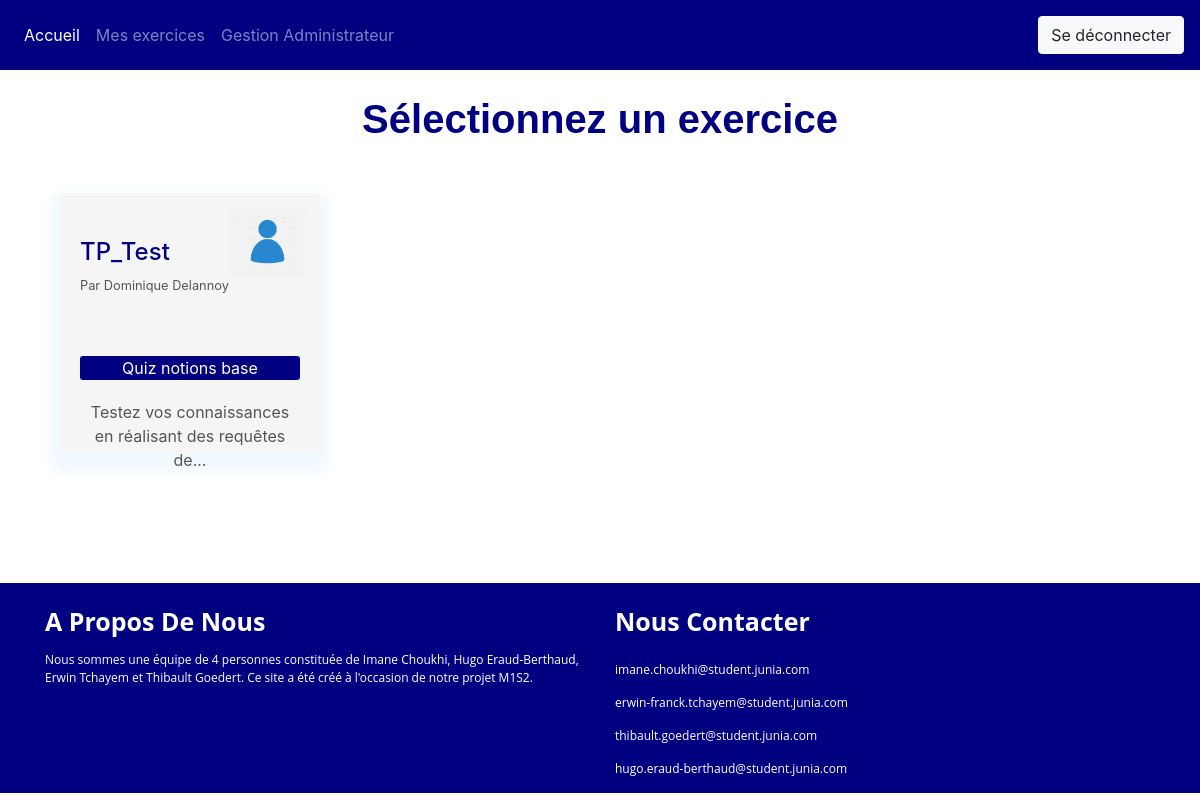
The page /index.php?page=exercice (signed in) on the database its author committed.
### tables this page shows
CREATE TABLE IF NOT EXISTS `tp` (
  `tp_id` int NOT NULL AUTO_INCREMENT,
  `tp_name` varchar(50) NOT NULL,
  `quiz_id` int NOT NULL,
  `equipe_id` int NOT NULL,
  PRIMARY KEY (`tp_id`),
  KEY `quiz_id` (`quiz_id`),
  KEY `equipe_id` (`equipe_id`)
);

CREATE TABLE IF NOT EXISTS `users` (
  `user_id` int NOT NULL AUTO_INCREMENT,
  `user_adress` varchar(50) DEFAULT NULL,
  `user_last_name` varchar(50) NOT NULL,
  `user_first_name` varchar(50) NOT NULL,
  `user_password` varchar(50) DEFAULT NULL,
  `user_role` tinyint DEFAULT NULL,
  `user_score` int DEFAULT '0',
  PRIMARY KEY (`user_id`)
);

CREATE TABLE IF NOT EXISTS `quiz` (
  `quiz_id` int NOT NULL AUTO_INCREMENT,
  `quiz_name` varchar(50) DEFAULT NULL,
  `quiz_difficulty` varchar(50) DEFAULT NULL,
  `quiz_description` varchar(1000) DEFAULT NULL,
  `user_id` int NOT NULL,
  `quiz_database` varchar(50) NOT NULL,
  `quiz_img` varchar(50) NOT NULL,
  PRIMARY KEY (`quiz_id`),
  KEY `user_id` (`user_id`)
);

### Controller/PDOFactory.php (called while the page is built)
<?php
	class BDD{
		private static $connexion;
			public static function get(){
			   if(!self::$connexion instanceof PDO){
			      self::$connexion = new PDO('mysql:host=localhost;dbname=db_project;charset=utf8', 'root', '');
			   }
			   return self::$connexion;
			}
	}

### View/exercice.php (the view)
<body>
	<?php
	if (isset($_GET["id"])){
		$messagebackup=backupManagement();
		if($_SESSION["question"]==-1){
			$_SESSION["question"]=0;
			if(checkFirstTime()==1){
				$userId=$_SESSION["user"];
			    $currentExerciceId=$_GET["id"];
			    $username=BDD::get()->query("SELECT `user_adress` FROM `users` WHERE `user_id`= $userId")->fetchAll();
			    $exoname=BDD::get()->query("SELECT `quiz_id` FROM `quiz` WHERE `quiz_id`= $currentExerciceId")->fetchAll();
			    $dbname=hash("MD5",$username[0]['user_adress']).$exoname[0]['quiz_id'];
			    $dbnameCorrec=$dbname."Correc";
				createBase($dbname);
				createBase($dbnameCorrec);
				$quizId=$_GET["id"];
				$quizname=BDD::get()->query("SELECT `quiz_database` FROM `quiz` WHERE `quiz_id`= $quizId")->fetchAll();
				$filename="DatabaseExercice\\".$quizname[0]["quiz_database"];
				importSqlFile($dbname,$filename);
    			importSqlFile($dbnameCorrec,$filename);
			}
		}elseif(isset($_POST["next"])){
			$_SESSION["question"]=$_SESSION["question"]+1;
		}elseif(isset($_POST["previous"]) and ($_SESSION["question"]>0)){
			$_SESSION["question"]=$_SESSION["question"]-1;
		}
		displayIntro();
		if (isset($_POST["reponse"])){
			include("Controller/correction.php");
			$userId=$_SESSION["user"];
			$currentExerciceId=$_GET["id"];
			$username=BDD::get()->query("SELECT `user_adress` FROM `users` WHERE `user_id`= $userId")->fetchAll();
			$exoname=BDD::get()->query("SELECT `quiz_id` FROM `quiz` WHERE `quiz_id`= $currentExerciceId")->fetchAll();
			$dbname=hash("MD5",$username[0]['user_adress']).$exoname[0]['quiz_id'];
			$dbnameCorrec=$dbname."Correc";
			$getQuizzId=$_GET["id"];
			$indexQuestion=$_SESSION["question"];
			$questionId=BDD::get()->query("SELECT `question_id` FROM `question` WHERE `quiz_id`= $getQuizzId")->fetchAll();
			$Id=$questionId[$indexQuestion]['question_id'];
			$testResultat=dataBaseComparision($dbname,$dbnameCorrec,$_POST["reponse"],$_GET['id'],$Id);
			if($testResultat[2]==1){
				$resultat=compareRequeteCorrection($dbname,$dbnameCorrec,$_POST["reponse"],$Id,$_GET['id']);
			}else{
				$resultat=$testResultat;
			}
			?>
			<br>
			<div class="title-box">
				<p><?php echo "  Votre requête : ".$_POST["reponse"]; ?></p>
				<p><?php echo " Résultat: ".$resultat[0]." - Points: ".$resultat[1];?></p>
		    </div>
			<?php
			writeUserAnswer($_POST["reponse"],$resultat[0],(int)$Id,(int)$userId,(int)$resultat[1], (int)$resultat[2], (int)$_GET['id']);
			?>
			<div id="bouton-question-exercice">
				<form action="index.php?page=exercice&id=<?php echo($_GET["id"]);?>" method="POST">
					<button class="button" name="previous">Question précédente</button>
				</form>
				<form action="index.php?page=exercice&id=<?php echo($_GET["id"]);?>" method="POST">
					<button class="button" name="next">Question suivante</button>
				</form>
				<form action="index.php?page=exercice&id=<?php echo($_GET["id"]);?>" method="POST">
					<button class="button" name="saveDb">Sauvergarder la base de donnée</button>
				</form>
				<form action="index.php?page=exercice&id=<?php echo($_GET["id"]);?>" method="POST">
					<button class="button" name="replaceDb">Remplacer par la dernière sauvergarde</button>
				</form>
			</div>
			<?php
			echo($messagebackup);
			?>
	<?php
		}else{
			$quiz=$_GET['id'];
			$limit=BDD::get()->query("SELECT COUNT(*) FROM `question` WHERE `quiz_id`= $quiz")->fetchAll();
			if($_SESSION['question']<((int)$limit[0][0])){
				$quiz=$_GET['id'];
				$user=$_SESSION['user'];
				$getQuizzId=$_GET["id"];
				$indexQuestion=$_SESSION["question"];
				$questionId=BDD::get()->query("SELECT `question_id` FROM `question` WHERE `quiz_id`= $getQuizzId")->fetchAll();
				$question=$questionId[$indexQuestion]['question_id'];
				displayQuestion();?>
				<div id="bouton-question-exercice">
				<form action="index.php?page=exercice&id=<?php echo($_GET["id"]);?>" method="POST">
					<button class="button" name="previous">Question précédente</button>
				</form>
				<form action="index.php?page=exercice&id=<?php echo($_GET["id"]);?>" method="POST">
					<button class="button" name="next">Question suivante</button>
				</form>
				<form action="index.php?page=exercice&id=<?php echo($_GET["id"]);?>" method="POST">
					<button class="button" name="saveDb">Sauvergarder la base de donnée</button>
				</form>
				<form action="index.php?page=exercice&id=<?php echo($_GET["id"]);?>" method="POST">
					<button class="button" name="replaceDb">Remplacer par la dernière sauvergarde</button>
				</form>
			</div>
			<?php
			echo($messagebackup);
			?>
				<div class="containers">
				<?php
				displayQuestionHistory1($user, $question, $quiz);?>
				</div>
				<?php
			}else{
				$userId=$_SESSION["user"];
			    $currentExerciceId=$_GET["id"];
			    $username=BDD::get()->query("SELECT `user_adress` FROM `users` WHERE `user_id`= $userId")->fetchAll();
			    $exoname=BDD::get()->query("SELECT `quiz_id` FROM `quiz` WHERE `quiz_id`= $currentExerciceId")->fetchAll();
			    $dbname=hash("MD5",$username[0]['user_adress']).$exoname[0]['quiz_id'];
			    $dbnameCorrec=$dbname."Correc";
			?>
				<div class="title-box">
					<h1>Vous avez fini l'exercice</h1>
					<p>Consultez vos résultats sur le tableau de bord</p>
				</div>
				<div id="bouton-question-exercice">
					<form action="index.php?page=exercice&id=<?php echo($_GET["id"]);?>" method="POST">
						<button name="previous" class="button">Question précédente</button>
					</form>
					<form action="index.php?page=main&dbname=<?php echo($dbname);?>&dbnameCorrec=<?php echo($dbnameCorrec);?>" method="POST">
						<button name="redirectMain" class="button">Quitter l'exercice</button>
					</form>
				</div>
			<?php
			}
		}
	}else{
	?>
	<div class="title-box">
		<?php
			$userId1 = $_SESSION['user'];
	        $tpNames=BDD::get()->query("SELECT tp_name,tp_id FROM tp WHERE equipe_id IN (SELECT equipe_id FROM groupe WHERE groupe_id IN (SELECT groupe_id FROM part_of WHERE user_id=$userId1) ORDER BY equipe_id ASC )")->fetchAll();
	    ?>
	    <h1>Sélectionnez un exercice</h1>
	   	</div>
	    <div class="quiz-row">
	        <?php
	            foreach ($tpNames as $tp) {
					$tp_id=$tp["tp_id"];
					$getQuizId=BDD::get()->query("SELECT `quiz_id` FROM `tp` WHERE `tp_id`='$tp_id'")->fetchall();
					if(!empty($getQuizId)){
						$quiz_id=$getQuizId[0]["quiz_id"];
						$exerciseInfos=BDD::get()->query("SELECT `quiz_name`,`quiz_description`,`user_id` FROM `quiz` WHERE `quiz_id`='$quiz_id'")->fetchall();
						?>
						<a href="index.php?page=exercice&id=<?php echo($quiz_id); ?>">
						<div class="quiz-box">
							<?php
							$id=(int)$exerciseInfos[0]['user_id'];
							$quizCreator=BDD::get()->query("SELECT `user_id`,`user_last_name`,`user_first_name` FROM `users` WHERE `user_id`=$id")->fetchAll();
							?>
							<h4><?php echo $tp['tp_name']; ?></h4>
							<small><?php echo "Par ".$quizCreator[0]['user_first_name']." ".$quizCreator[0]['user_last_name'];?></small>
							<img src="View/Img/avatar.png">
							<div class="title-quiz-box">
								<p1><?php echo $exerciseInfos[0]['quiz_name']; ?></p1>
							</div>
							<p><?php echo substr($exerciseInfos[0]['quiz_description'], 0, 55)."..."; ?></p>
						</div>
						</a>
						<?php
						}else{
							?>
							<p> Pas d'exercice à afficher pour l'instant !</p>
							<?php
					}
	            }
	         ?>
	    </div>
    <?php
	}
	?>
</body>

### View/style.css (style rules this page uses)
.title-box { text-align: center; font-family: sans-serif; margin: 25px auto 50px; color: #000080; }
.title-box h1 { font-weight:600; }
.quiz-box { width: 260px; height: 260px; background: #F5F5F5; border-radius: 4px; margin-bottom: 30px; box-shadow: 0 10px 10px 10px rgba(115, 193, 255, 0.1); padding: 20px; position: relative; transition: .5s; }
.quiz-box img { width:75px; position: absolute; top: 15px; right: 15px; border-radius: 4px; transition: .5s; }
.quiz-box h4 { margin-top: 25px; margin-bottom: 5px; color:#000080; }
small { color:#555; }
.title-quiz-box { background: #000080; margin: 60px auto 20px; text-align: center; border-radius: 3px; color: #fff; }
.quiz-box p { text-align: center; line-height: 24px; color: #555; }
.quiz-row { display: flex; justify-content: space-between; flex-wrap: wrap; width: 90%; margin: 0px auto 100px; }

### rows shown on the page
tp: tp_name "TP_Test", users.user_first_name "Dominique", users.user_last_name "Delannoy", quiz.quiz_name "Quiz notions base", quiz.quiz_description "Testez vos connaissances en réalisant des requêtes de"
